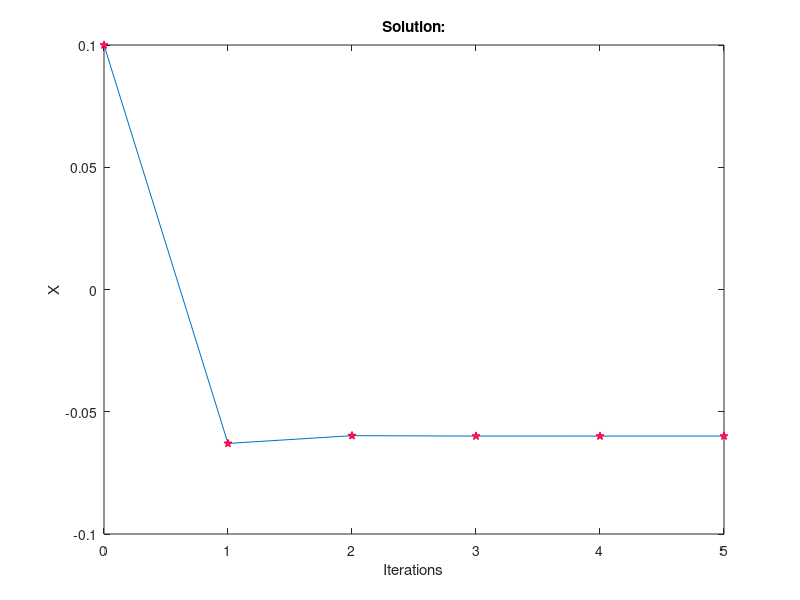

The MATLAB script that drew this image:
function newton()
%our inputs
%f=function
%df=differantial of f
%x0=initial value

f = @(x) ((65*x^4)-(72*x^3)-(1.5*x^2)-(16.5*x)-1);
df = @(x) ((260*x^3)-(216*x^3)-(3*x)-(16.5));
x0 = 0.1; 
N = 10; 
tol = 0.0001;

% Set initial guess
x(1) = x0;
n = 2; 
final = N + 1; 
count = 0;

fprintf("Iterations:\n")
while (n <= N + 1)
  fe = f(x(n - 1));
  fpe = df(x(n - 1));
  x(n) = x(n - 1) - fe/fpe;
fprintf('%20g %20g\n', x(n), abs(fe));

  if (abs(fe) <= tol)
    final = n; 
    break;
  end
  n = n + 1;
  count = count +1;
end
plot(0:final - 1,x(1:final),'p-','MarkerFaceColor',[1 0 1], 'MarkerEdgeColor','r')
title('Solution:')
xlabel('Iterations')
ylabel('X')

fprintf('--> After %d iteration the root is finding <--', count);
end